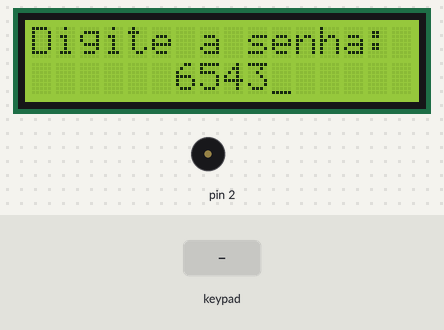
A sketch run on a simulated Arduino Uno, built with avr-gcc and run on an emulated ATmega328P. On the bench: 16×2 character LCD, buzzer (waves = sounding). The inputs (shaded band) are chosen by the test bench.

Above: at 0.8 s.
0.9 s: keypad keys 6 5 4 3 * pressed 0.4 s apart
At 3.8 s:
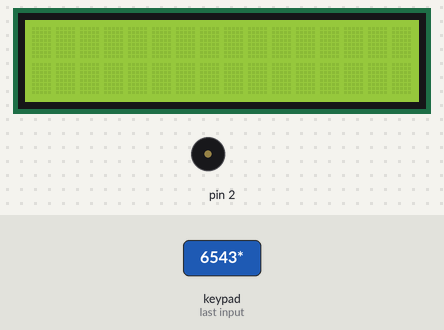
5.9 s: key '#' pressed
At 7.4 s:
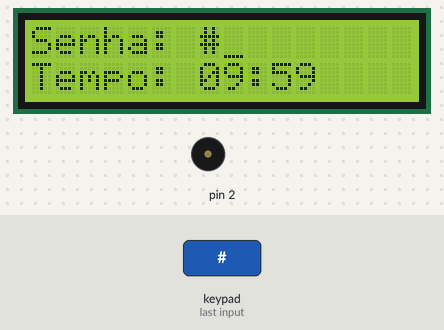
8.9 s: keypad keys 6 5 4 3 pressed 0.4 s apart
At 9.1 s:
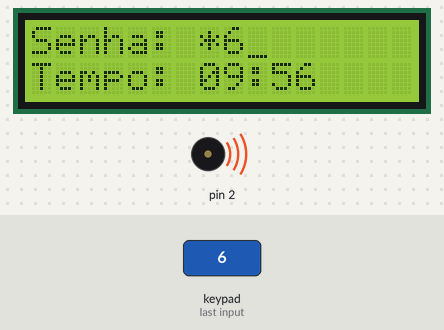
12.0 s: key '*' pressed
At 12.8 s:
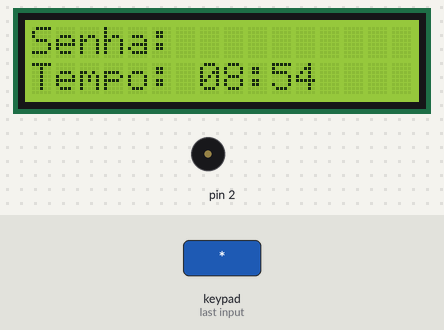
13.6 s: keypad keys 6 5 4 3 # pressed 0.4 s apart
At 16.3 s:
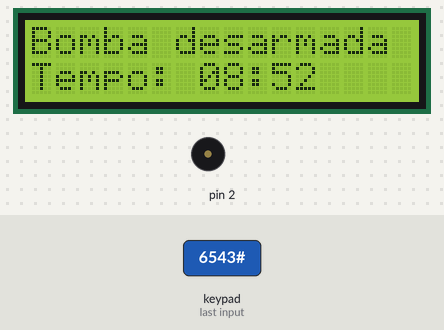
Timing chart, 0 to 17.8 s (numbered marks = the images above; inputs shaded):
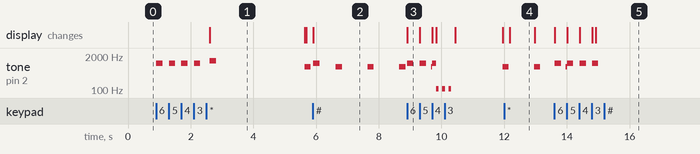

Measured:
- after the input at 0.9 s, tone on pin 2: plays 1047 Hz for 0.20 s, 1047 Hz for 0.20 s, 1047 Hz for 0.20 s, 1047 Hz for 0.20 s, 1319 Hz for 0.20 s, 784 Hz for 0.20 s, starting at once; the display: changes after 1.7 s (image 1)
- after the input at 5.9 s, the display: changes at once (image 2)
- after the input at 8.9 s, the display: changes at once (image 3)
- after the input at 12.0 s, the display: changes after 0.18 s (image 4)
- what the display in image 1 shows lasts 3.0 s, from 2.6 s to 5.6 s
- what the display in image 4 shows lasts 0.8 s, from 12.2 s to 13.0 s

The sketch:

Sketch-bomba.ino
```cpp
#include <Tone.h> //Importação da biblioteca Tone.h. Essa biblioteca permite gerar tons audíveis utilizando um buzzer. Ela simplifica a geração de tons de diferentes frequências e durações.
#include <Keypad.h> //Importação da biblioteca Keypad.h. Utilizada para interagir com o teclado matricial. Ela fornece métodos para configurar e ler os botões pressionados em um teclado matricial.
#include <Wire.h> //Importação da biblioteca Wire.h. Utilizada para a comunicação I2C (Inter-Integrated Circuit), acoplado na tela LCD para facilitar a comunicação com o Arduino.
#include <LiquidCrystal_I2C.h> //Importação da biblioteca LiquidCrystal_I2C. Esta biblioteca é uma extensão da biblioteca LiquidCrystal que simplifica a utilização de displays LCD com interfaces I2C.

int segContador = 1; //Contagem dos segundos.
int minContador = 10; //Contagem dos minutos, iniciando em 10min. Este valor pode ser alterado.
long miliSegMillis = 0; //Variável para armazenar o tempo decorrido em milissegundos.
long miliSegParaSeg = 1000; //miliSegParaSego de tempo para a contagem dos segundos.
char senha[4]; //Variável para armazenar a senha digitada pelo usuário (4 dígitos).
int qtdCaracteres = 0; //Controla quantos caracteres da senha foram inseridos.
char digitosInformados[4]; //Variável para armazenar os caracteres inseridos pelo usuário.

#define colunas 16 //Define o numero de colunas da tela LCD.
#define linhas 2  //Define o numero de linhas da tela LCD.
#define enderecoI2c 0x27 //Define o endereço padrão I2C da tela LCD.

Tone buzzer; //Objeto do tipo Tone, que será usado para controlar o buzzer.

LiquidCrystal_I2C lcd(enderecoI2c, colunas, linhas); //Objeto do tipo LiquidCrystal_I2C, que será usado para controlar a tela LCD.

//Configurações iniciais do teclado matricial.
const byte linhasTeclado = 4; //Define o número de linhas do teclado matricial.
const byte colunasTeclado = 3; //Define o número de colunas do teclado matricial.

//Definindo as posições das teclas do teclado matricial.
char hexaKeys[linhasTeclado][colunasTeclado] = {
  {'1', '2', '3'},
  {'4', '5', '6'},
  {'7', '8', '9'},
  {'*', '0', '#'}
};

byte pinosLinhas[linhasTeclado] = {6, 5, 4, 3}; //Define os pinos das linhas do teclado matricial.
byte pinosColunas[colunasTeclado] = {9, 8, 7}; //Define os pinos das colunas do teclado matricial.

//Criando um objeto do tipo Keypad, que será usado para controlar o teclado matricial.
Keypad tecladoBomba = Keypad(makeKeymap(hexaKeys), pinosLinhas, pinosColunas, linhasTeclado, colunasTeclado);

void setup() {
  buzzer.begin(2); //Inicializa o objeto buzzer.
  lcd.init(); //Inicializa a tela LCD.
  lcd.backlight(); //Liga a luz de fundo da tela LCD.
  Serial.begin(9600); //Inicializa a comunicação serial.
  lcd.clear(); //Limpa a tela LCD.
  lcd.setCursor(0, 0); //Define o cursor na primeira linha e primeira coluna.
  lcd.print("Digite a senha: "); //Imprime na tela a mensagem "Digite a senha: ".

  //Essa estrutura de repetição irá repetir enquanto a quantidade de caracteres inseridos
  //da senha for menor que 4.
  while (qtdCaracteres < 4) {
    lcd.setCursor(qtdCaracteres + 6, 1); //Define o cursor na coluna igual a quantidade
    //de caracteres + 6 e linha 1.
    lcd.cursor(); //Mostra o cursor na tela.
    char key = tecladoBomba.getKey(); //Obtém a tecla pressionada pelo usuário.
    key == NO_KEY;  //Verifica se a tecla pressionada pelo usuário é nula.
    if (key != NO_KEY) {
      if (key != '*') { //Verifica se a tecla pressionada pelo usuário é diferente de um asterisco (*).
        lcd.print(key); //Mostra na tela a tecla pressionada pelo usuário.
        senha[qtdCaracteres] = key; //Insere na senha a tecla pressionada pelo usuário.
        qtdCaracteres++; //Incrementa a quantidade de caracteres inseridos na senha.
        buzzer.play(NOTE_C6, 200); //Faz o buzzer tocar um som.
      }
    }
  }

  if (qtdCaracteres == 4) { //Verifica se a quantidade de caracteres inseridos na senha for igual a 4.
    delay(500); //Espera 500 milissegundos.
    lcd.noCursor(); //Desabilita o cursor na tela.
    lcd.clear(); //Limpa a tela LCD.
    lcd.home(); //Define o cursor na primeira linha e primeira coluna.
    buzzer.play(NOTE_E6, 200); //Faz o buzzer tocar um som.
    delay(3000); //Espera 3000 milissegundos.
    lcd.clear(); //Limpa a tela LCD.
    qtdCaracteres = 0; //Reinicia a quantidade de caracteres inseridos na senha.
  }
}

//Aqui o código será repetido em um loop.
void loop() {
  timer(); //Executa a função timer().
  char key2 = tecladoBomba.getKey(); //Obtém a tecla pressionada pelo usuário.

  if (key2 == '*') { //Verifica se a tecla pressionada pelo usuário é igual a um asterisco (*)
    lcd.clear(); //Limpa a tela LCD.
    lcd.setCursor(0, 0); //Define o cursor na primeira linha e primeira coluna.
    lcd.print("Senha: "); //Imprime na tela a mensagem "Senha: ".

    while (qtdCaracteres < 4) { //Essa estrutura de repetição irá repetir enquanto a quantidade de
    //caracteres inseridos na senha for menor que 4.
      timer(); //Executa a função timer().
      char key2 = tecladoBomba.getKey(); //Obtém a tecla pressionada.
      if (key2 != NO_KEY) { //Verifica se uma tecla foi pressionada.
        lcd.setCursor(qtdCaracteres + 7, 0); //Define o cursor na coluna igual a quantidade de
        //caracteres + 7 e linha 0.
        lcd.cursor(); //Mostra o cursor na tela.
        lcd.print(key2); //Imprime na tela a tecla pressionada pelo usuário.
        digitosInformados[qtdCaracteres] = key2;  //Insere na senha a tecla pressionada pelo usuário.
        qtdCaracteres++; //Incrementa a quantidade de caracteres inseridos na senha.
        buzzer.play(NOTE_C6, 200); //Faz o buzzer tocar um som.
        delay(100); //Espera 100 milissegundos.
        lcd.noCursor(); //Desabilita o cursor na tela.
        lcd.setCursor(qtdCaracteres + 6, 0); //Define o cursor na coluna igual a quantidade de
        //caracteres + 6 e linha 0.
        lcd.print("*"); //Imprime na tela um asterisco (*).
        lcd.setCursor(qtdCaracteres + 7, 0); //Define o cursor na coluna igual a quantidade de
        //caracteres + 67 e linha 0.
        lcd.cursor(); //Mostra o cursor na tela.
      }
    }

    if (qtdCaracteres == 4) { //Verifica se a quantidade de caracteres inseridos na senha é igual a 4.
      //Verifica se a senha digitada pelo usuário é igual a a senha definida.
      if (digitosInformados[0] == senha[0] && digitosInformados[1] == senha[1] && digitosInformados[2] == senha[2] && digitosInformados[3] == senha[3]) {
        lcd.noCursor(); //Desabilita o cursor na tela.
        lcd.home(); //Define o cursor na primeira linha e primeira coluna.
        lcd.print("Bomba desarmada"); //Imprime na tela a mensagem "Bomba desarmada".
        qtdCaracteres = 0; //Reinicia a quantidade de caracteres inseridos na senha.
        delay(25000); //Espera 2500 milissegundos.
      } else { //Se a senha digitada pelo usuário não é igual a a senha definida, então executará esses comandos..
        lcd.noCursor(); //Desabilita o cursor na tela.
        lcd.clear(); //Limpa a tela LCD.
        lcd.home(); //Define o cursor na primeira linha e primeira coluna.
        lcd.print("Senha Errada!"); //Imprime na tela a mensagem "Senha Errada!".
        buzzer.play(NOTE_A2, 90); //Faz o buzzer tocar um som.
        delay(200); //Espera 200 milissegundos.
        buzzer.play(NOTE_A2, 90); //Faz o buzzer tocar um som.
        delay(200); //Espera 200 milissegundos.
        buzzer.play(NOTE_A2, 90); //Faz o buzzer tocar um som.
        delay(200); //Espera 200 milissegundos.
        lcd.noCursor(); //Desabilita o cursor na tela.
        lcd.clear(); //Limpa a tela LCD.
        lcd.home(); //Define o cursor na primeira linha e primeira coluna.
        if (minContador > 0) { //Verifica se a  de minutos é maior que zero.
          minContador = minContador - 1; //Reduz em um minuto o tempo da bomba.
        }
        delay(1500); //Espera 1500 milissegundos.
        qtdCaracteres = 0; //Reinicia a quantidade de caracteres inseridos na senha.
      }
    }
  }
}

void timer() { //Função timer(), responsável por controlar o tempo da bomba.

  //Se o tempo da bomba chegar a zero, será mostrado na tela LCD a mensagem "A bomba Explodiu".
  if (minContador < 0) {
    lcd.noCursor();
    lcd.clear();
    lcd.home();
    lcd.print("A bomba ");
    lcd.setCursor(0, 1);
    lcd.print("Explodiu!");

    //Faz o buzzer tocar um som indicando a explosão da bomba.
    while (minContador < 0) {
      buzzer.play(NOTE_A2, 90);
      delay(100);
      buzzer.play(NOTE_A2, 90);
      delay(100);
      buzzer.play(NOTE_A2, 90);
      delay(100);
      buzzer.play(NOTE_A2, 90);
      delay(100);
      buzzer.play(NOTE_A2, 90);
      delay(100);
      buzzer.play(NOTE_A2, 90);
      delay(100);
    }
  }

  lcd.setCursor(0, 1); //Define o cursor na segunda linha e primeira coluna.
  lcd.print("Tempo:"); //Imprime na tela de LCD a mensagem "Tempo: ".

  if (minContador >= 10) { //Verifica se o tempo da bomba for maior ou igual a 10.
    lcd.setCursor(7, 1); //Define o cursor na coluna 7 e linha 1.
    lcd.print(minContador); //Imprime na tela a quantidade de minutos.
  }

  if (minContador < 10) { //Verifica se o tempo da bomba é menor que 10
    lcd.setCursor(7, 1); //Define o cursor na coluna 7 e linha 1.
    lcd.print(0); //Imprime na tela o valor zero.
    lcd.setCursor(8, 1); //Define o cursor na coluna 8 e linha 1.
    lcd.print(minContador); //Imprime na tela a quantidade de minutos.
  }

  lcd.print(":"); //Imprime na tela ':'.

  if (segContador >= 10) { //Verifica se a contagem de segundos é maior ou igual a 10.
    lcd.setCursor(10, 1); //Define o cursor na coluna 10 e linha 1.
    lcd.print(segContador); //Imprime na tela a quantidade de segundos.
  }

  if (segContador < 10) { //Verifica se a contagem de segundos é menor que 10.
    lcd.setCursor(10, 1); //Define o cursor na coluna 10 e linha 1.
    lcd.print(0); //Imprime na tela o valor zero.
    lcd.setCursor(11, 1); //Define o cursor na coluna 11 e linha 1.
    lcd.print(segContador); //Imprime na tela a quantidade de segundos.
  }

  if (segContador < 1) { //Verifica se a contagem de segundos é menor que 1.
    minContador--; //Reduz a quantidade de minutos.
    segContador = 59; //Reinicia a contagem de segundos.
  }

  //Este bloco é responsável por controlar a contagem regressiva.
  if (segContador > 0) { //Verifica se a contagem de segundos é maior que zero.
    unsigned long tempo = millis(); //Cria uma variável que armazena o tempo decorrido,
    //independente de qualquer pausa (delay).

    //Verifica se o tempo decorrido menos o tempo decorrido anteriormente é maior ou igual
    //a 1000 milissegundos (1 segundo).
    if (tempo - miliSegMillis > miliSegParaSeg) {
      buzzer.play(NOTE_G5, 200); //Faz o buzzer tocar um som.
      miliSegMillis = tempo; //Atualiza o tempo decorrido.
      segContador--; //Reduz o contador de segundos.
    }
  }
}
```
